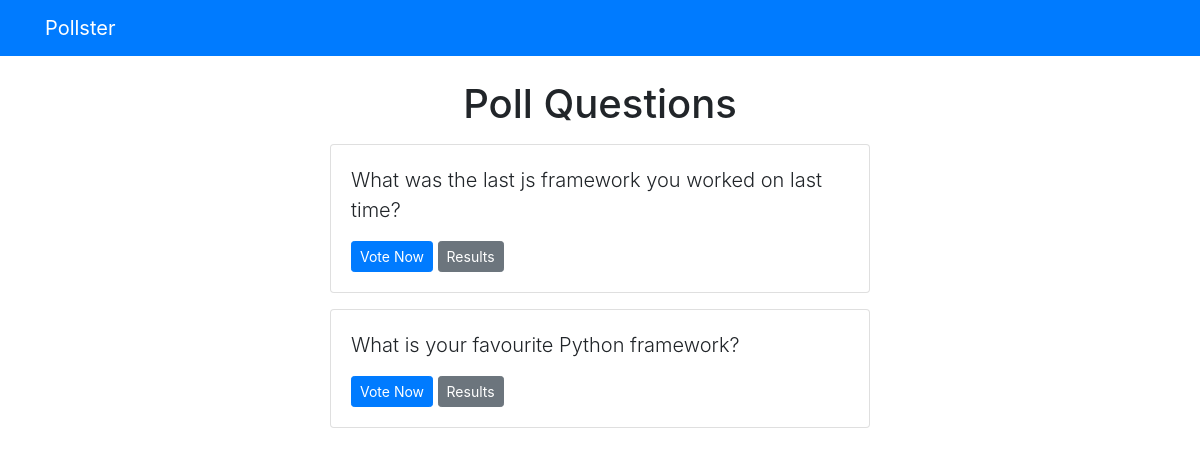
Screenshot of /polls/ with the database file from the repository.
### polls/views.py (the view)
# urls.py: path('', views.index, name = 'index'),
def index(request):
    latest_question_list = Question.objects.order_by('-pub_date')[:5]
    context = {'latest_question_list': latest_question_list}
    return render(request, 'polls/index.html', context)

### templates/polls/index.html
{% extends 'base.html' %}
{% block content %}
    <h1 class="text-center mb-3">
        Poll Questions
    </h1>
    {% if latest_question_list %}
        {% for question in latest_question_list %}
            <div class="card mb-3">
                <div class="card-body">
                    <p class="lead">{{ question.question_text }}</p>
                    <a href="{% url 'polls:detail' question.id %}" class = 'btn btn-primary btn-sm'>Vote Now</a>
                    <a href="{% url 'polls:results' question.id %}" class = 'btn btn-secondary btn-sm'>Results</a>
                </div>
            </div>
        {% endfor %}
    {% else %}
        <p>No polls available</p>
    {% endif %}
{% endblock %}

### rows the page displays
Question: question_text "What was the last js framework you worked on last time?"
Question: question_text "What is your favourite Python framework?"
